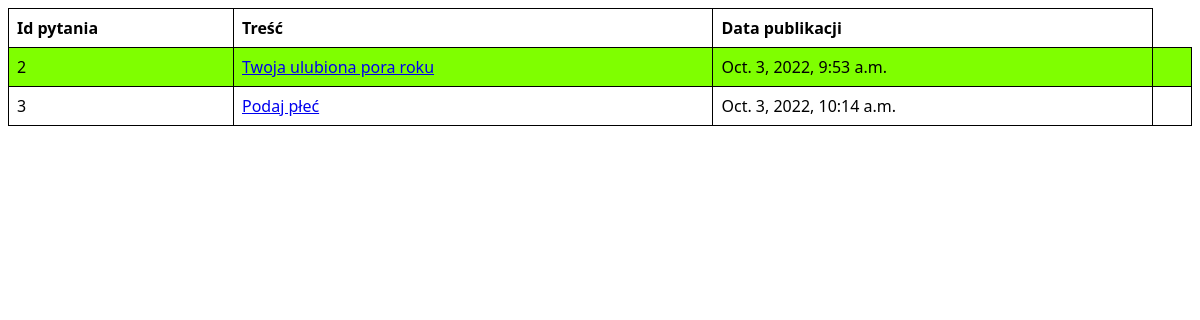
/polls/, run on an earlier commit of the app's database.
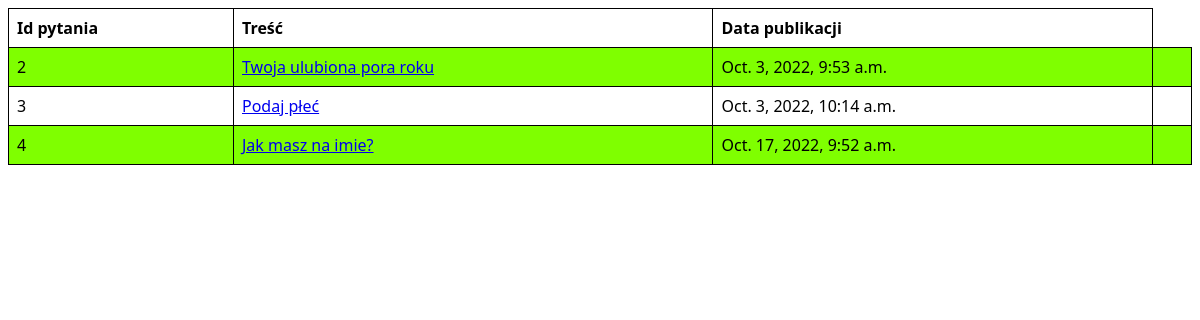
And on a later commit of the database.
### polls/models.py (models this page shows, shortened)
class Question(models.Model):
    question_text = models.CharField(max_length=200, null=True)
    pub_date = models.DateTimeField("date published")

### polls/views.py (the view)
# urls.py: path('', views.question_list, name='question_list'),
def question_list(request):
   questions = Question.objects.all()
   return render(request, 'polls/question_list.html', {'questions': questions})

### templates/polls/question_list.html
{% load static %}
<!DOCTYPE html>
<html>
<head>
    <link rel="stylesheet" href="{% static 'css/style.css' %}">
</head>
<body>
<div>
    <table>
        <tr>
            <th>Id pytania</th>
            <th>Treść</th>
            <th>Data publikacji</th>
        </tr>
        {% for question in questions %}
            <tr>
                <td>{{ question.id }}</td>
                <td><a href="{% url 'polls:question_detail' question.id %}">
                {{ question.question_text }}</a>
                </td>
                <td>{{question.pub_date}}</td>
                <td>{{question.type}}</td>
            </tr>
        {% endfor %}
    </table>
</div>
</body>
</html>

### polls/static/css/style.css (style rules this page uses)
table { font-family: sans, sans-serif; border-collapse: collapse; width: 100%; }
td, th { border: 1px solid black; text-align: left; padding: 8px; }
tr:nth-child(even) { background-color: chartreuse; }

What changed in the data, as far as the page shows it:
added Question: id "4", question_text "Jak masz na imie?", pub_date "Oct. 17, 2022, 9:52 a.m."
